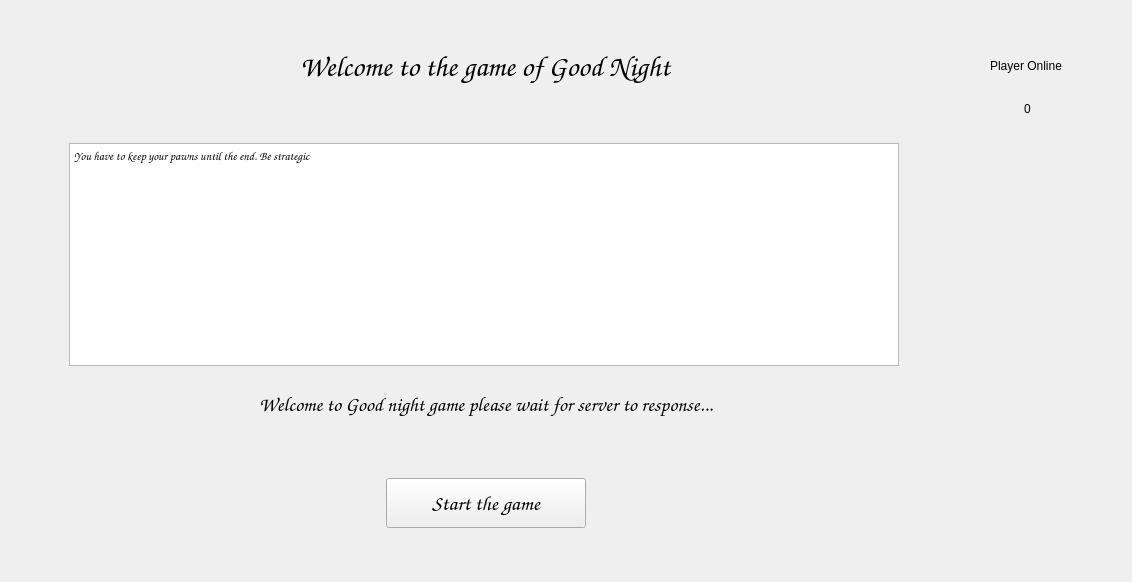
<?xml version="1.0" encoding="UTF-8"?>
<ui version="4.0">
 <class>welcome_home_page</class>
 <widget class="QWidget" name="welcome_home_page">
  <property name="geometry">
   <rect>
    <x>0</x>
    <y>0</y>
    <width>1132</width>
    <height>582</height>
   </rect>
  </property>
  <property name="windowTitle">
   <string>Form</string>
  </property>
  <widget class="QFrame" name="main_frame">
   <property name="geometry">
    <rect>
     <x>60</x>
     <y>30</y>
     <width>852</width>
     <height>500</height>
    </rect>
   </property>
   <property name="maximumSize">
    <size>
     <width>16777215</width>
     <height>600</height>
    </size>
   </property>
   <layout class="QVBoxLayout" name="verticalLayout_3">
    <property name="spacing">
     <number>6</number>
    </property>
    <property name="topMargin">
     <number>9</number>
    </property>
    <property name="bottomMargin">
     <number>2</number>
    </property>
    <item>
     <widget class="QFrame" name="frame">
      <layout class="QHBoxLayout" name="horizontalLayout_3">
       <item>
        <spacer name="horizontalSpacer_5">
         <property name="orientation">
          <enum>Qt::Horizontal</enum>
         </property>
         <property name="sizeHint" stdset="0">
          <size>
           <width>40</width>
           <height>20</height>
          </size>
         </property>
        </spacer>
       </item>
       <item>
        <widget class="QLabel" name="label_4">
         <property name="font">
          <font>
           <family>Comic Sans MS</family>
           <pointsize>22</pointsize>
          </font>
         </property>
         <property name="text">
          <string>Welcome to the game of Good Night</string>
         </property>
        </widget>
       </item>
       <item>
        <spacer name="horizontalSpacer_6">
         <property name="orientation">
          <enum>Qt::Horizontal</enum>
         </property>
         <property name="sizeHint" stdset="0">
          <size>
           <width>40</width>
           <height>20</height>
          </size>
         </property>
        </spacer>
       </item>
      </layout>
     </widget>
    </item>
    <item>
     <spacer name="verticalSpacer_3">
      <property name="orientation">
       <enum>Qt::Vertical</enum>
      </property>
      <property name="sizeHint" stdset="0">
       <size>
        <width>20</width>
        <height>100</height>
       </size>
      </property>
     </spacer>
    </item>
    <item>
     <widget class="QTextBrowser" name="game_description">
      <property name="enabled">
       <bool>true</bool>
      </property>
      <property name="sizePolicy">
       <sizepolicy hsizetype="Expanding" vsizetype="Maximum">
        <horstretch>0</horstretch>
        <verstretch>7</verstretch>
       </sizepolicy>
      </property>
      <property name="minimumSize">
       <size>
        <width>830</width>
        <height>223</height>
       </size>
      </property>
      <property name="maximumSize">
       <size>
        <width>657</width>
        <height>16777215</height>
       </size>
      </property>
      <property name="font">
       <font>
        <family>Comic Sans MS</family>
       </font>
      </property>
      <property name="locale">
       <locale language="English" country="Belgium"/>
      </property>
      <property name="html">
       <string>&lt;!DOCTYPE HTML PUBLIC &quot;-//W3C//DTD HTML 4.0//EN&quot; &quot;http://www.w3.org/TR/REC-html40/strict.dtd&quot;&gt;
&lt;html&gt;&lt;head&gt;&lt;meta name=&quot;qrichtext&quot; content=&quot;1&quot; /&gt;&lt;meta charset=&quot;utf-8&quot; /&gt;&lt;style type=&quot;text/css&quot;&gt;
p, li { white-space: pre-wrap; }
hr { height: 1px; border-width: 0; }
&lt;/style&gt;&lt;/head&gt;&lt;body style=&quot; font-family:'Comic Sans MS'; font-size:9pt; font-weight:400; font-style:normal;&quot;&gt;
&lt;p style=&quot; margin-top:0px; margin-bottom:0px; margin-left:0px; margin-right:0px; -qt-block-indent:0; text-indent:0px; line-height:161.8%;&quot;&gt;You have to keep your pawns until the end. Be strategic &lt;/p&gt;&lt;/body&gt;&lt;/html&gt;</string>
      </property>
     </widget>
    </item>
    <item>
     <widget class="QLabel" name="label_5">
      <property name="text">
       <string/>
      </property>
     </widget>
    </item>
    <item>
     <layout class="QVBoxLayout" name="connectionPart">
      <property name="spacing">
       <number>11</number>
      </property>
      <item>
       <widget class="QLabel" name="welcom_msg">
        <property name="font">
         <font>
          <family>Comic Sans MS</family>
          <pointsize>15</pointsize>
         </font>
        </property>
        <property name="locale">
         <locale language="English" country="Belgium"/>
        </property>
        <property name="frameShape">
         <enum>QFrame::NoFrame</enum>
        </property>
        <property name="frameShadow">
         <enum>QFrame::Plain</enum>
        </property>
        <property name="text">
         <string>Welcome to Good night game please wait for server to response...</string>
        </property>
        <property name="alignment">
         <set>Qt::AlignCenter</set>
        </property>
       </widget>
      </item>
      <item>
       <spacer name="verticalSpacer">
        <property name="locale">
         <locale language="English" country="Belgium"/>
        </property>
        <property name="orientation">
         <enum>Qt::Vertical</enum>
        </property>
        <property name="sizeHint" stdset="0">
         <size>
          <width>20</width>
          <height>26</height>
         </size>
        </property>
       </spacer>
      </item>
      <item>
       <layout class="QVBoxLayout" name="verticalLayout">
        <item>
         <layout class="QHBoxLayout" name="horizontalLayout">
          <item>
           <spacer name="horizontalSpacer">
            <property name="locale">
             <locale language="English" country="Belgium"/>
            </property>
            <property name="orientation">
             <enum>Qt::Horizontal</enum>
            </property>
            <property name="sizeHint" stdset="0">
             <size>
              <width>40</width>
              <height>20</height>
             </size>
            </property>
           </spacer>
          </item>
          <item>
           <spacer name="horizontalSpacer_2">
            <property name="locale">
             <locale language="English" country="Belgium"/>
            </property>
            <property name="orientation">
             <enum>Qt::Horizontal</enum>
            </property>
            <property name="sizeHint" stdset="0">
             <size>
              <width>40</width>
              <height>30</height>
             </size>
            </property>
           </spacer>
          </item>
         </layout>
        </item>
        <item>
         <spacer name="verticalSpacer_2">
          <property name="locale">
           <locale language="English" country="Belgium"/>
          </property>
          <property name="orientation">
           <enum>Qt::Vertical</enum>
          </property>
          <property name="sizeType">
           <enum>QSizePolicy::MinimumExpanding</enum>
          </property>
          <property name="sizeHint" stdset="0">
           <size>
            <width>20</width>
            <height>20</height>
           </size>
          </property>
         </spacer>
        </item>
        <item>
         <layout class="QHBoxLayout" name="horizontalLayout_2">
          <item>
           <spacer name="horizontalSpacer_4">
            <property name="locale">
             <locale language="English" country="Belgium"/>
            </property>
            <property name="orientation">
             <enum>Qt::Horizontal</enum>
            </property>
            <property name="sizeHint" stdset="0">
             <size>
              <width>40</width>
              <height>20</height>
             </size>
            </property>
           </spacer>
          </item>
          <item>
           <widget class="QPushButton" name="_sendBt">
            <property name="minimumSize">
             <size>
              <width>200</width>
              <height>50</height>
             </size>
            </property>
            <property name="font">
             <font>
              <family>Comic Sans MS</family>
              <pointsize>16</pointsize>
             </font>
            </property>
            <property name="locale">
             <locale language="English" country="Belgium"/>
            </property>
            <property name="text">
             <string>Start the game</string>
            </property>
           </widget>
          </item>
          <item>
           <spacer name="horizontalSpacer_3">
            <property name="locale">
             <locale language="English" country="Belgium"/>
            </property>
            <property name="orientation">
             <enum>Qt::Horizontal</enum>
            </property>
            <property name="sizeHint" stdset="0">
             <size>
              <width>40</width>
              <height>20</height>
             </size>
            </property>
           </spacer>
          </item>
         </layout>
        </item>
       </layout>
      </item>
     </layout>
    </item>
   </layout>
  </widget>
  <widget class="QLabel" name="label_2">
   <property name="geometry">
    <rect>
     <x>990</x>
     <y>50</y>
     <width>111</width>
     <height>31</height>
    </rect>
   </property>
   <property name="text">
    <string>Player Online</string>
   </property>
  </widget>
  <widget class="QLabel" name="nb_player">
   <property name="geometry">
    <rect>
     <x>1000</x>
     <y>100</y>
     <width>55</width>
     <height>18</height>
    </rect>
   </property>
   <property name="text">
    <string>&lt;html&gt;&lt;head/&gt;&lt;body&gt;&lt;p align=&quot;center&quot;&gt;0&lt;/p&gt;&lt;/body&gt;&lt;/html&gt;</string>
   </property>
  </widget>
 </widget>
 <resources/>
 <connections/>
</ui>
